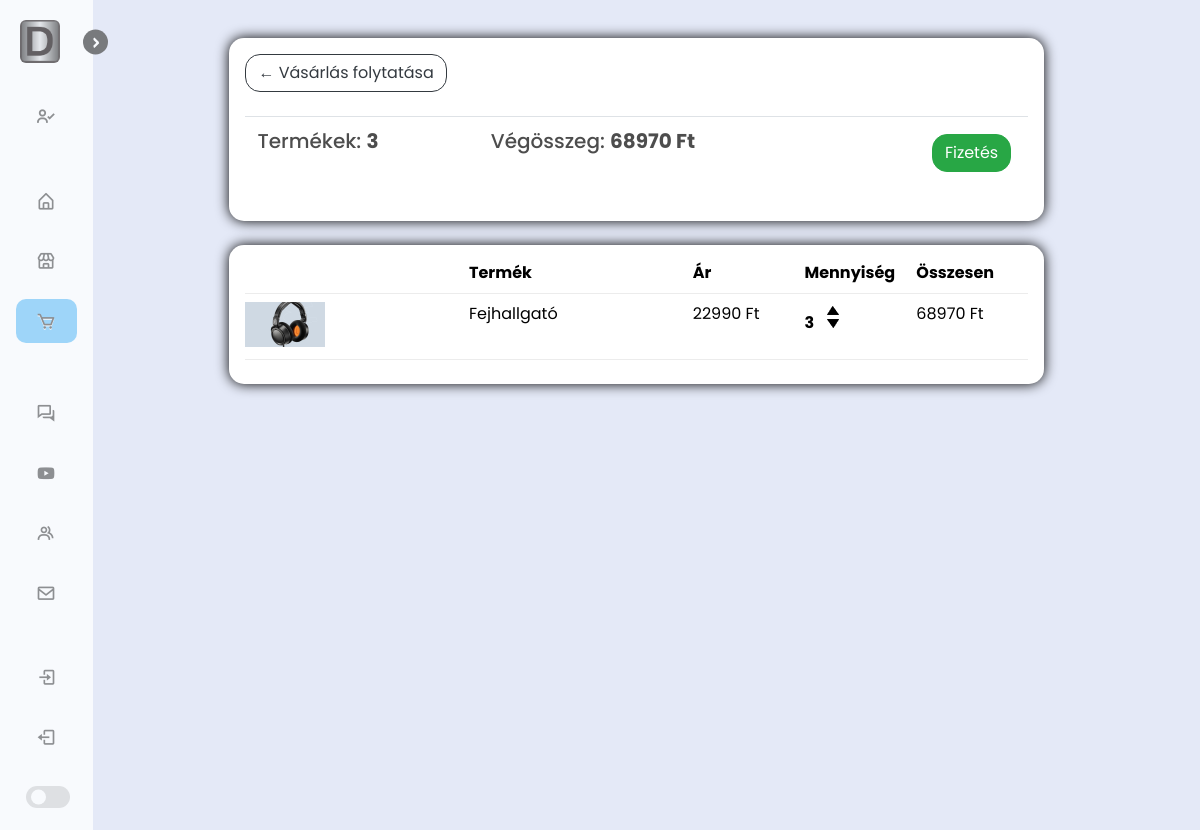
The app's page /cart/ (signed in), older data.
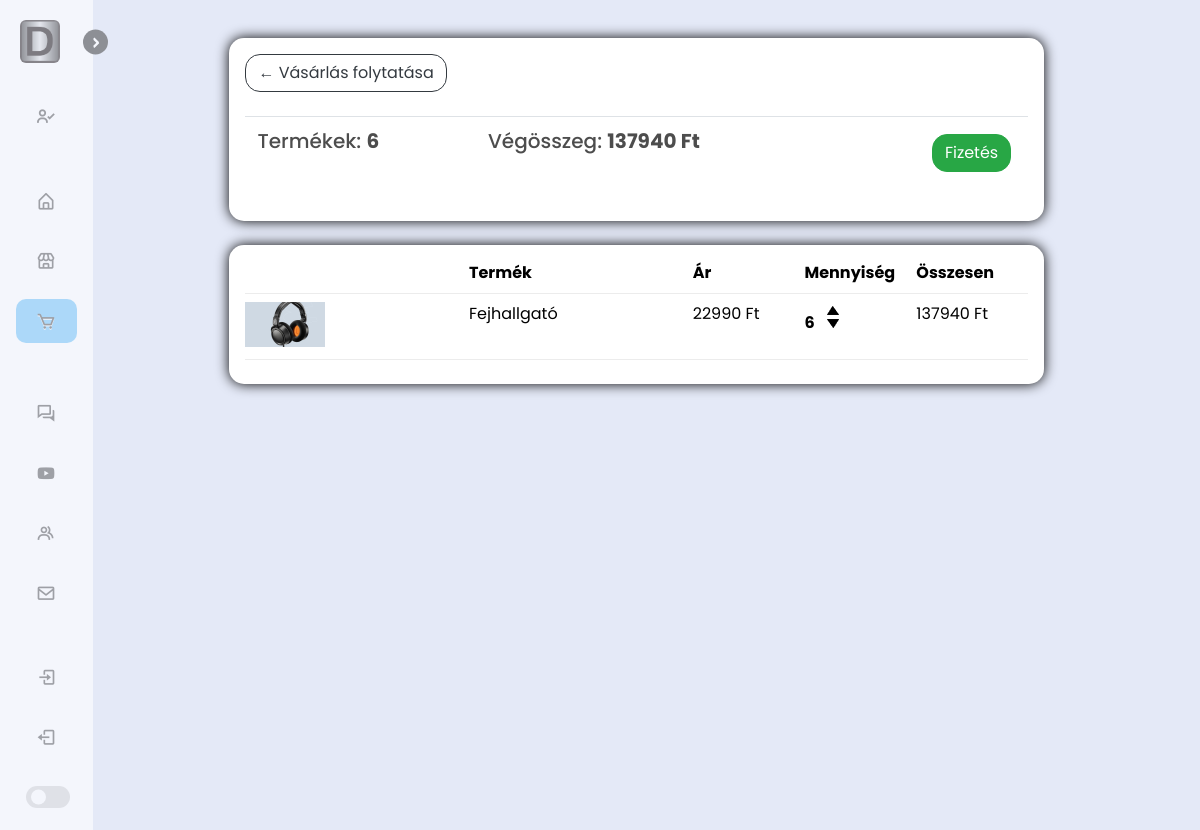
The same page, newer data.
### store/models.py (models this page shows, shortened)
class Order(models.Model):
    customer = models.ForeignKey(Customer, on_delete=models.SET_NULL, blank=True, null=True)
    date_ordered = models.DateTimeField(auto_now_add=True)
    complete = models.BooleanField(default=False, null=True, blank=False)
    transaction_id = models.CharField(max_length=200, null = True)
    @property
    def get_cart_total(self):
        orderitems = self.orderitem_set.all()
        total = sum([item.get_total for item in orderitems])
        return total
    @property
    def get_cart_items(self):
        orderitems = self.orderitem_set.all()
        total = sum([item.quantity for item in orderitems])
        return total

class OrderItem(models.Model):
    product = models.ForeignKey(Product, on_delete=models.SET_NULL, blank=True, null=True)
    order = models.ForeignKey(Order, on_delete=models.SET_NULL, blank=True, null=True)
    quantity = models.IntegerField(default=0, null=True, blank=True)
    date_added = models.DateTimeField(auto_now_add=True)
    @property
    def get_total(self):
        total = self.product.price * self.quantity
        return total

class Product(models.Model):
    pname = models.CharField(max_length=200, null=True)
    price = models.IntegerField()
    digital = models.BooleanField(default=False, null=True, blank=False)
    image = models.ImageField(null=True, blank=True)
    description = models.CharField(max_length=200, blank=True, default='')
    brand = models.ForeignKey(Brand, on_delete=models.CASCADE, null=True)
    category = models.ManyToManyField(Category)
    category2 = models.ManyToManyField(Category2, blank=True)
    rating = models.FloatField(default=0)
    @property
    def imageURL(self):
        try:
            url = self.image.url
        except:
            url = ''
        return url

### store/views.py (the view)
# urls.py: path('cart/', views.cart, name="cart"),
def cart(request):
    if request.user.is_authenticated:
        customer = request.user.customer
        order, created = Order.objects.get_or_create(customer = customer, complete=False)
        items = order.orderitem_set.all()
    else:
        items = []
        order = {'get_cart_total':0, 'get_cart_items':0, 'shipping':False}
    context = {'items':items, 'order':order}
    return render(request, 'store/cart.html', context)

### store/templates/store/cart.html
{% extends 'store/main.html' %}
{% load static %}
{% block content %}
<div class="row">
	<div class="col-lg-12">
		<div class="box-element">
               <a style="border-radius: 15px;" class="btn btn-outline-dark" href="{% url 'store' %}">&#x2190; Vásárlás folytatása</a>
               <br>
               <br>
               <table class="table">
                    <tr>
                         <th><h5>Termékek: <strong>{{order.get_cart_items}}</strong></h5></th>
                         <th><h5>Végösszeg: <strong>{{order.get_cart_total}} Ft</strong></h5></th>
                         <th>
                              <a  style="float:right; margin:5px; border-radius: 15px;" class="btn btn-success" href="{% url 'checkout' %}">Fizetés</a>
                         </th>
                    </tr>
               </table>
          </div>
		<br>
		<div class="box-element">
               <div class="cart-row">
                    <div style="flex:2"></div>
                    <div style="flex:2"><strong>Termék</strong></div>
                    <div style="flex:1"><strong>Ár</strong></div>
                    <div style="flex:1"><strong>Mennyiség</strong></div>
                    <div style="flex:1"><strong>Összesen</strong></div>
               </div>
               {% for item in items %}
               <div class="cart-row">
                    <div style="flex:2"><img class="row-image" src="{{item.product.imageURL}}"></div>
                    <div style="flex:2"><p>{{item.product.pname}}</p></div>
                    <div style="flex:1"><p>{{item.product.price|floatformat:0}} Ft</p></div>
                    <div style="flex:1">
                         <p class="quantity">{{item.quantity}}</p>
                         <div class="quantity">
                              <img data-product="{{item.product.id}}" data-action="add" class="chg-quantity update-cart" src="{% static  'images/arrow-up.png' %}">
                              <img data-product="{{item.product.id}}" data-action="remove" class="chg-quantity update-cart" src="{% static  'images/arrow-down.png' %}">
                         </div>
                    </div>
                    <div style="flex:1"><p>{{item.get_total|floatformat:0}} Ft</p></div>
               </div>
               {% endfor %}
	</div>
</div>
{% endblock content %}

Row changes from the older to the newer data that the page shows:
changed through a linked row, Order: get_cart_items "3" → "6"; get_cart_total "68970" → "137940"
changed OrderItem "Fejhallgató": quantity "3" → "6"; get_total "68970" → "137940"
